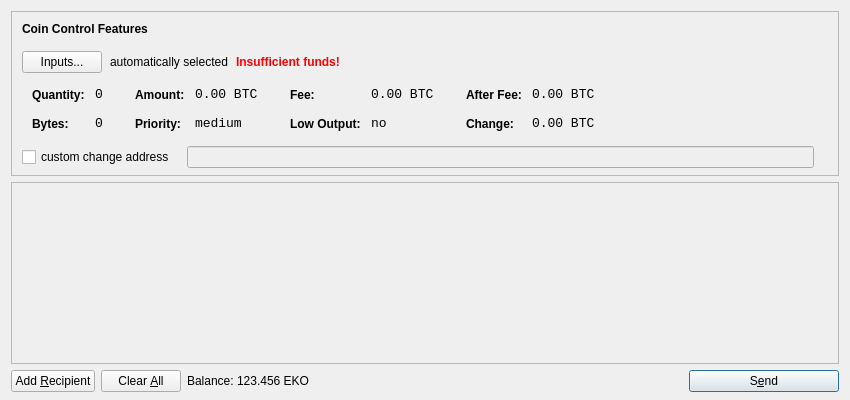
<?xml version="1.0" encoding="UTF-8"?>
<ui version="4.0">
 <class>SendCoinsDialog</class>
 <widget class="QDialog" name="SendCoinsDialog">
  <property name="geometry">
   <rect>
    <x>0</x>
    <y>0</y>
    <width>850</width>
    <height>400</height>
   </rect>
  </property>
  <property name="windowTitle">
   <string>Send Coins</string>
  </property>
  <layout class="QVBoxLayout" name="verticalLayout" stretch="0,1,0">
   <property name="bottomMargin">
    <number>8</number>
   </property>
   <item>
    <widget class="QFrame" name="frameCoinControl">
     <property name="sizePolicy">
      <sizepolicy hsizetype="Expanding" vsizetype="Expanding">
       <horstretch>0</horstretch>
       <verstretch>0</verstretch>
      </sizepolicy>
     </property>
     <property name="maximumSize">
      <size>
       <width>16777215</width>
       <height>16777215</height>
      </size>
     </property>
     <property name="frameShape">
      <enum>QFrame::StyledPanel</enum>
     </property>
     <property name="frameShadow">
      <enum>QFrame::Sunken</enum>
     </property>
     <layout class="QVBoxLayout" name="verticalLayoutCoinControl2">
      <property name="spacing">
       <number>-1</number>
      </property>
      <property name="leftMargin">
       <number>0</number>
      </property>
      <property name="topMargin">
       <number>0</number>
      </property>
      <property name="rightMargin">
       <number>0</number>
      </property>
      <property name="bottomMargin">
       <number>6</number>
      </property>
      <item>
       <layout class="QVBoxLayout" name="verticalLayoutCoinControl" stretch="0,0,0,0,1">
        <property name="spacing">
         <number>0</number>
        </property>
        <property name="leftMargin">
         <number>10</number>
        </property>
        <property name="topMargin">
         <number>10</number>
        </property>
        <item>
         <layout class="QHBoxLayout" name="horizontalLayoutCoinControl1">
          <property name="bottomMargin">
           <number>15</number>
          </property>
          <item>
           <widget class="QLabel" name="labelCoinControlFeatures">
            <property name="sizePolicy">
             <sizepolicy hsizetype="Preferred" vsizetype="Maximum">
              <horstretch>0</horstretch>
              <verstretch>0</verstretch>
             </sizepolicy>
            </property>
            <property name="font">
             <font>
              <weight>75</weight>
              <bold>true</bold>
             </font>
            </property>
            <property name="styleSheet">
             <string notr="true">font-weight:bold;</string>
            </property>
            <property name="text">
             <string>Coin Control Features</string>
            </property>
           </widget>
          </item>
         </layout>
        </item>
        <item>
         <layout class="QHBoxLayout" name="horizontalLayoutCoinControl2" stretch="0,0,0,0">
          <property name="spacing">
           <number>8</number>
          </property>
          <property name="bottomMargin">
           <number>10</number>
          </property>
          <item>
           <widget class="QPushButton" name="pushButtonCoinControl">
            <property name="styleSheet">
             <string notr="true"/>
            </property>
            <property name="text">
             <string>Inputs...</string>
            </property>
           </widget>
          </item>
          <item>
           <widget class="QLabel" name="labelCoinControlAutomaticallySelected">
            <property name="text">
             <string>automatically selected</string>
            </property>
            <property name="margin">
             <number>5</number>
            </property>
           </widget>
          </item>
          <item>
           <widget class="QLabel" name="labelCoinControlInsuffFunds">
            <property name="font">
             <font>
              <weight>75</weight>
              <bold>true</bold>
             </font>
            </property>
            <property name="styleSheet">
             <string notr="true">color:red;font-weight:bold;</string>
            </property>
            <property name="text">
             <string>Insufficient funds!</string>
            </property>
            <property name="margin">
             <number>5</number>
            </property>
           </widget>
          </item>
          <item>
           <spacer name="horizontalSpacerCoinControl">
            <property name="orientation">
             <enum>Qt::Horizontal</enum>
            </property>
            <property name="sizeHint" stdset="0">
             <size>
              <width>40</width>
              <height>1</height>
             </size>
            </property>
           </spacer>
          </item>
         </layout>
        </item>
        <item>
         <widget class="QWidget" name="widgetCoinControl" native="true">
          <property name="sizePolicy">
           <sizepolicy hsizetype="Preferred" vsizetype="Preferred">
            <horstretch>0</horstretch>
            <verstretch>0</verstretch>
           </sizepolicy>
          </property>
          <property name="minimumSize">
           <size>
            <width>0</width>
            <height>0</height>
           </size>
          </property>
          <property name="styleSheet">
           <string notr="true"/>
          </property>
          <layout class="QHBoxLayout" name="horizontalLayoutCoinControl5">
           <property name="margin">
            <number>0</number>
           </property>
           <item>
            <layout class="QHBoxLayout" name="horizontalLayoutCoinControl3" stretch="0,0,0,1">
             <property name="spacing">
              <number>20</number>
             </property>
             <property name="topMargin">
              <number>0</number>
             </property>
             <property name="bottomMargin">
              <number>10</number>
             </property>
             <item>
              <layout class="QFormLayout" name="formLayoutCoinControl1">
               <property name="horizontalSpacing">
                <number>10</number>
               </property>
               <property name="verticalSpacing">
                <number>14</number>
               </property>
               <property name="leftMargin">
                <number>10</number>
               </property>
               <property name="topMargin">
                <number>4</number>
               </property>
               <property name="rightMargin">
                <number>6</number>
               </property>
               <item row="0" column="0">
                <widget class="QLabel" name="labelCoinControlQuantityText">
                 <property name="styleSheet">
                  <string notr="true">font-weight:bold;</string>
                 </property>
                 <property name="text">
                  <string>Quantity:</string>
                 </property>
                 <property name="margin">
                  <number>0</number>
                 </property>
                </widget>
               </item>
               <item row="0" column="1">
                <widget class="QLabel" name="labelCoinControlQuantity">
                 <property name="font">
                  <font>
                   <family>Monospace</family>
                   <pointsize>10</pointsize>
                  </font>
                 </property>
                 <property name="cursor">
                  <cursorShape>IBeamCursor</cursorShape>
                 </property>
                 <property name="contextMenuPolicy">
                  <enum>Qt::ActionsContextMenu</enum>
                 </property>
                 <property name="text">
                  <string notr="true">0</string>
                 </property>
                 <property name="margin">
                  <number>0</number>
                 </property>
                 <property name="textInteractionFlags">
                  <set>Qt::LinksAccessibleByMouse|Qt::TextSelectableByKeyboard|Qt::TextSelectableByMouse</set>
                 </property>
                </widget>
               </item>
               <item row="1" column="0">
                <widget class="QLabel" name="labelCoinControlBytesText">
                 <property name="styleSheet">
                  <string notr="true">font-weight:bold;</string>
                 </property>
                 <property name="text">
                  <string>Bytes:</string>
                 </property>
                </widget>
               </item>
               <item row="1" column="1">
                <widget class="QLabel" name="labelCoinControlBytes">
                 <property name="font">
                  <font>
                   <family>Monospace</family>
                   <pointsize>10</pointsize>
                  </font>
                 </property>
                 <property name="cursor">
                  <cursorShape>IBeamCursor</cursorShape>
                 </property>
                 <property name="contextMenuPolicy">
                  <enum>Qt::ActionsContextMenu</enum>
                 </property>
                 <property name="text">
                  <string notr="true">0</string>
                 </property>
                 <property name="textInteractionFlags">
                  <set>Qt::LinksAccessibleByMouse|Qt::TextSelectableByKeyboard|Qt::TextSelectableByMouse</set>
                 </property>
                </widget>
               </item>
              </layout>
             </item>
             <item>
              <layout class="QFormLayout" name="formLayoutCoinControl2">
               <property name="horizontalSpacing">
                <number>10</number>
               </property>
               <property name="verticalSpacing">
                <number>14</number>
               </property>
               <property name="leftMargin">
                <number>6</number>
               </property>
               <property name="topMargin">
                <number>4</number>
               </property>
               <property name="rightMargin">
                <number>6</number>
               </property>
               <item row="0" column="0">
                <widget class="QLabel" name="labelCoinControlAmountText">
                 <property name="styleSheet">
                  <string notr="true">font-weight:bold;</string>
                 </property>
                 <property name="text">
                  <string>Amount:</string>
                 </property>
                 <property name="margin">
                  <number>0</number>
                 </property>
                </widget>
               </item>
               <item row="0" column="1">
                <widget class="QLabel" name="labelCoinControlAmount">
                 <property name="font">
                  <font>
                   <family>Monospace</family>
                   <pointsize>10</pointsize>
                  </font>
                 </property>
                 <property name="cursor">
                  <cursorShape>IBeamCursor</cursorShape>
                 </property>
                 <property name="contextMenuPolicy">
                  <enum>Qt::ActionsContextMenu</enum>
                 </property>
                 <property name="text">
                  <string notr="true">0.00 BTC</string>
                 </property>
                 <property name="textInteractionFlags">
                  <set>Qt::LinksAccessibleByMouse|Qt::TextSelectableByKeyboard|Qt::TextSelectableByMouse</set>
                 </property>
                </widget>
               </item>
               <item row="1" column="0">
                <widget class="QLabel" name="labelCoinControlPriorityText">
                 <property name="styleSheet">
                  <string notr="true">font-weight:bold;</string>
                 </property>
                 <property name="text">
                  <string>Priority:</string>
                 </property>
                </widget>
               </item>
               <item row="1" column="1">
                <widget class="QLabel" name="labelCoinControlPriority">
                 <property name="font">
                  <font>
                   <family>Monospace</family>
                   <pointsize>10</pointsize>
                  </font>
                 </property>
                 <property name="cursor">
                  <cursorShape>IBeamCursor</cursorShape>
                 </property>
                 <property name="contextMenuPolicy">
                  <enum>Qt::ActionsContextMenu</enum>
                 </property>
                 <property name="text">
                  <string>medium</string>
                 </property>
                 <property name="textInteractionFlags">
                  <set>Qt::LinksAccessibleByMouse|Qt::TextSelectableByKeyboard|Qt::TextSelectableByMouse</set>
                 </property>
                </widget>
               </item>
              </layout>
             </item>
             <item>
              <layout class="QFormLayout" name="formLayoutCoinControl3">
               <property name="horizontalSpacing">
                <number>10</number>
               </property>
               <property name="verticalSpacing">
                <number>14</number>
               </property>
               <property name="leftMargin">
                <number>6</number>
               </property>
               <property name="topMargin">
                <number>4</number>
               </property>
               <property name="rightMargin">
                <number>6</number>
               </property>
               <item row="0" column="0">
                <widget class="QLabel" name="labelCoinControlFeeText">
                 <property name="styleSheet">
                  <string notr="true">font-weight:bold;</string>
                 </property>
                 <property name="text">
                  <string>Fee:</string>
                 </property>
                 <property name="margin">
                  <number>0</number>
                 </property>
                </widget>
               </item>
               <item row="0" column="1">
                <widget class="QLabel" name="labelCoinControlFee">
                 <property name="font">
                  <font>
                   <family>Monospace</family>
                   <pointsize>10</pointsize>
                  </font>
                 </property>
                 <property name="cursor">
                  <cursorShape>IBeamCursor</cursorShape>
                 </property>
                 <property name="contextMenuPolicy">
                  <enum>Qt::ActionsContextMenu</enum>
                 </property>
                 <property name="text">
                  <string notr="true">0.00 BTC</string>
                 </property>
                 <property name="textInteractionFlags">
                  <set>Qt::LinksAccessibleByMouse|Qt::TextSelectableByKeyboard|Qt::TextSelectableByMouse</set>
                 </property>
                </widget>
               </item>
               <item row="1" column="0">
                <widget class="QLabel" name="labelCoinControlLowOutputText">
                 <property name="styleSheet">
                  <string notr="true">font-weight:bold;</string>
                 </property>
                 <property name="text">
                  <string>Low Output:</string>
                 </property>
                </widget>
               </item>
               <item row="1" column="1">
                <widget class="QLabel" name="labelCoinControlLowOutput">
                 <property name="font">
                  <font>
                   <family>Monospace</family>
                   <pointsize>10</pointsize>
                  </font>
                 </property>
                 <property name="cursor">
                  <cursorShape>IBeamCursor</cursorShape>
                 </property>
                 <property name="contextMenuPolicy">
                  <enum>Qt::ActionsContextMenu</enum>
                 </property>
                 <property name="text">
                  <string>no</string>
                 </property>
                 <property name="textInteractionFlags">
                  <set>Qt::LinksAccessibleByMouse|Qt::TextSelectableByKeyboard|Qt::TextSelectableByMouse</set>
                 </property>
                </widget>
               </item>
              </layout>
             </item>
             <item>
              <layout class="QFormLayout" name="formLayoutCoinControl4">
               <property name="horizontalSpacing">
                <number>10</number>
               </property>
               <property name="verticalSpacing">
                <number>14</number>
               </property>
               <property name="leftMargin">
                <number>6</number>
               </property>
               <property name="topMargin">
                <number>4</number>
               </property>
               <property name="rightMargin">
                <number>6</number>
               </property>
               <item row="0" column="0">
                <widget class="QLabel" name="labelCoinControlAfterFeeText">
                 <property name="styleSheet">
                  <string notr="true">font-weight:bold;</string>
                 </property>
                 <property name="text">
                  <string>After Fee:</string>
                 </property>
                 <property name="margin">
                  <number>0</number>
                 </property>
                </widget>
               </item>
               <item row="0" column="1">
                <widget class="QLabel" name="labelCoinControlAfterFee">
                 <property name="font">
                  <font>
                   <family>Monospace</family>
                   <pointsize>10</pointsize>
                  </font>
                 </property>
                 <property name="cursor">
                  <cursorShape>IBeamCursor</cursorShape>
                 </property>
                 <property name="contextMenuPolicy">
                  <enum>Qt::ActionsContextMenu</enum>
                 </property>
                 <property name="text">
                  <string notr="true">0.00 BTC</string>
                 </property>
                 <property name="textInteractionFlags">
                  <set>Qt::LinksAccessibleByMouse|Qt::TextSelectableByKeyboard|Qt::TextSelectableByMouse</set>
                 </property>
                </widget>
               </item>
               <item row="1" column="0">
                <widget class="QLabel" name="labelCoinControlChangeText">
                 <property name="styleSheet">
                  <string notr="true">font-weight:bold;</string>
                 </property>
                 <property name="text">
                  <string>Change:</string>
                 </property>
                </widget>
               </item>
               <item row="1" column="1">
                <widget class="QLabel" name="labelCoinControlChange">
                 <property name="font">
                  <font>
                   <family>Monospace</family>
                   <pointsize>10</pointsize>
                  </font>
                 </property>
                 <property name="cursor">
                  <cursorShape>IBeamCursor</cursorShape>
                 </property>
                 <property name="contextMenuPolicy">
                  <enum>Qt::ActionsContextMenu</enum>
                 </property>
                 <property name="text">
                  <string notr="true">0.00 BTC</string>
                 </property>
                 <property name="textInteractionFlags">
                  <set>Qt::LinksAccessibleByMouse|Qt::TextSelectableByKeyboard|Qt::TextSelectableByMouse</set>
                 </property>
                </widget>
               </item>
              </layout>
             </item>
            </layout>
           </item>
          </layout>
         </widget>
        </item>
        <item>
         <layout class="QHBoxLayout" name="horizontalLayoutCoinControl4" stretch="0,0,0">
          <property name="spacing">
           <number>12</number>
          </property>
          <property name="sizeConstraint">
           <enum>QLayout::SetDefaultConstraint</enum>
          </property>
          <property name="topMargin">
           <number>5</number>
          </property>
          <property name="rightMargin">
           <number>5</number>
          </property>
          <item>
           <widget class="QCheckBox" name="checkBoxCoinControlChange">
            <property name="text">
             <string>custom change address</string>
            </property>
           </widget>
          </item>
          <item>
           <widget class="QLineEdit" name="lineEditCoinControlChange">
            <property name="enabled">
             <bool>false</bool>
            </property>
            <property name="sizePolicy">
             <sizepolicy hsizetype="Expanding" vsizetype="Fixed">
              <horstretch>0</horstretch>
              <verstretch>0</verstretch>
             </sizepolicy>
            </property>
           </widget>
          </item>
          <item>
           <widget class="QLabel" name="labelCoinControlChangeLabel">
            <property name="sizePolicy">
             <sizepolicy hsizetype="Preferred" vsizetype="Expanding">
              <horstretch>0</horstretch>
              <verstretch>0</verstretch>
             </sizepolicy>
            </property>
            <property name="minimumSize">
             <size>
              <width>0</width>
              <height>0</height>
             </size>
            </property>
            <property name="text">
             <string/>
            </property>
            <property name="margin">
             <number>3</number>
            </property>
           </widget>
          </item>
         </layout>
        </item>
        <item>
         <spacer name="verticalSpacerCoinControl">
          <property name="orientation">
           <enum>Qt::Vertical</enum>
          </property>
          <property name="sizeHint" stdset="0">
           <size>
            <width>800</width>
            <height>1</height>
           </size>
          </property>
         </spacer>
        </item>
       </layout>
      </item>
     </layout>
    </widget>
   </item>
   <item>
    <widget class="QScrollArea" name="scrollArea">
     <property name="widgetResizable">
      <bool>true</bool>
     </property>
     <widget class="QWidget" name="scrollAreaWidgetContents">
      <property name="geometry">
       <rect>
        <x>0</x>
        <y>0</y>
        <width>830</width>
        <height>165</height>
       </rect>
      </property>
      <layout class="QVBoxLayout" name="verticalLayout_2">
       <property name="margin">
        <number>0</number>
       </property>
       <item>
        <layout class="QVBoxLayout" name="entries">
         <property name="spacing">
          <number>6</number>
         </property>
        </layout>
       </item>
       <item>
        <spacer name="verticalSpacer">
         <property name="orientation">
          <enum>Qt::Vertical</enum>
         </property>
         <property name="sizeHint" stdset="0">
          <size>
           <width>20</width>
           <height>40</height>
          </size>
         </property>
        </spacer>
       </item>
      </layout>
     </widget>
    </widget>
   </item>
   <item>
    <layout class="QHBoxLayout" name="horizontalLayout">
     <item>
      <widget class="QPushButton" name="addButton">
       <property name="toolTip">
        <string>Send to multiple recipients at once</string>
       </property>
       <property name="text">
        <string>Add &amp;Recipient</string>
       </property>
       <property name="icon">
        <iconset resource="../bitcoin.qrc">
         <normaloff>:/icons/add</normaloff>:/icons/add</iconset>
       </property>
       <property name="autoDefault">
        <bool>false</bool>
       </property>
      </widget>
     </item>
     <item>
      <widget class="QPushButton" name="clearButton">
       <property name="sizePolicy">
        <sizepolicy hsizetype="Minimum" vsizetype="Fixed">
         <horstretch>0</horstretch>
         <verstretch>0</verstretch>
        </sizepolicy>
       </property>
       <property name="toolTip">
        <string>Remove all transaction fields</string>
       </property>
       <property name="text">
        <string>Clear &amp;All</string>
       </property>
       <property name="icon">
        <iconset resource="../bitcoin.qrc">
         <normaloff>:/icons/remove</normaloff>:/icons/remove</iconset>
       </property>
       <property name="autoRepeatDelay">
        <number>300</number>
       </property>
       <property name="autoDefault">
        <bool>false</bool>
       </property>
      </widget>
     </item>
     <item>
      <layout class="QHBoxLayout" name="horizontalLayout_2">
       <property name="spacing">
        <number>3</number>
       </property>
       <item>
        <widget class="QLabel" name="label">
         <property name="text">
          <string>Balance:</string>
         </property>
        </widget>
       </item>
       <item>
        <widget class="QLabel" name="labelBalance">
         <property name="cursor">
          <cursorShape>IBeamCursor</cursorShape>
         </property>
         <property name="text">
          <string>123.456 EKO</string>
         </property>
         <property name="textInteractionFlags">
          <set>Qt::LinksAccessibleByMouse|Qt::TextSelectableByKeyboard|Qt::TextSelectableByMouse</set>
         </property>
        </widget>
       </item>
      </layout>
     </item>
     <item>
      <spacer name="horizontalSpacer">
       <property name="orientation">
        <enum>Qt::Horizontal</enum>
       </property>
       <property name="sizeHint" stdset="0">
        <size>
         <width>40</width>
         <height>20</height>
        </size>
       </property>
      </spacer>
     </item>
     <item>
      <widget class="QPushButton" name="sendButton">
       <property name="minimumSize">
        <size>
         <width>150</width>
         <height>0</height>
        </size>
       </property>
       <property name="toolTip">
        <string>Confirm the send action</string>
       </property>
       <property name="text">
        <string>S&amp;end</string>
       </property>
       <property name="icon">
        <iconset resource="../bitcoin.qrc">
         <normaloff>:/icons/send</normaloff>:/icons/send</iconset>
       </property>
       <property name="default">
        <bool>true</bool>
       </property>
      </widget>
     </item>
    </layout>
   </item>
  </layout>
 </widget>
 <resources>
  <include location="../bitcoin.qrc"/>
 </resources>
 <connections/>
</ui>
